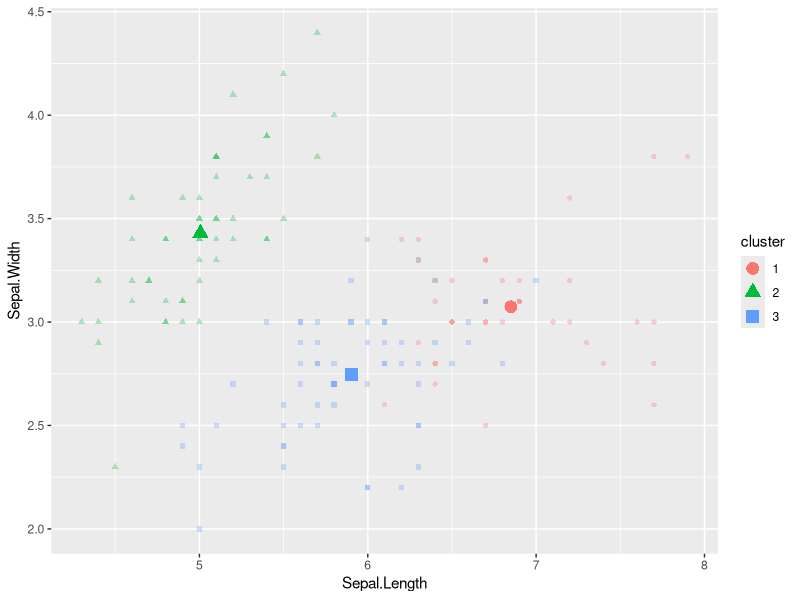
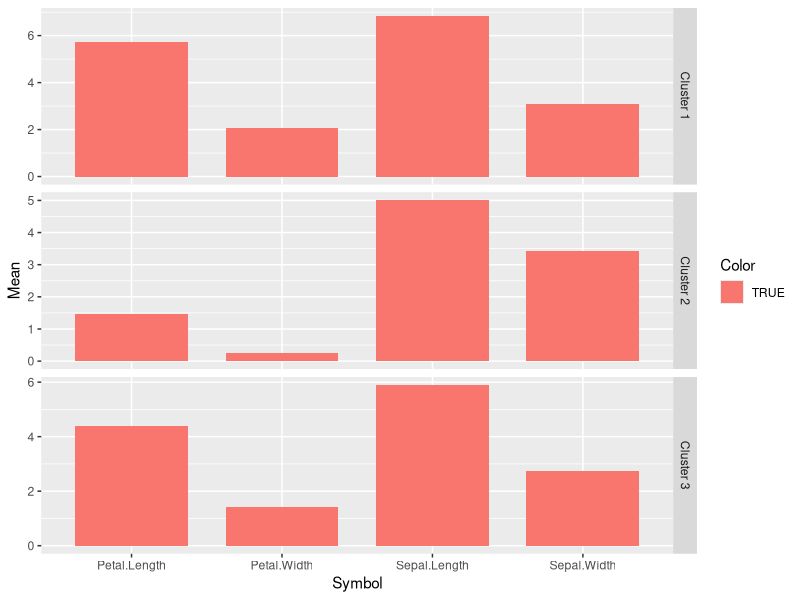

These charts were generated, in order, by the following R code:
help("kmeans")

R.version  #r version running

search()        # Shows the loaded packages

getOption("defaultPackages")

library()       # Shows the installed packages

#install.packages("ggplot2")
#install.packages("tidyr")

library(ggplot2)
search()

library("tidyr")
search()

#install.packages(c("tidyr", "devtools")) #tidyr for data handling

getwd()  #name of the working directory

dir()  # show files in the working directory

#to change working directory
#getting and setting the working directory
setwd("C:\\Users\\lenovo\\Desktop\\Rdatamining")

getwd()


#Kmeans clustering
data(iris)

#to get structure of data
str(iris)

iris2 <- iris
View(iris2)
str(iris2)

iris2$Species <- NULL #not to use species field
str(iris2)

km <- kmeans(iris2, 3)  # 3 clusters
km

?kmeans

km$size  #size of each cluster

km$centers

km$cluster

km$iter  #number of iterations used

iris2$cluster <- factor(km$cluster) #adding cluster label with each point
View(iris2)

km$withinss  #each cluster Sum of square error

#visulaizing clusters
I=iris2[c(1,2,5)]
View(I)  #data to plot

centers <- data.frame(cluster=factor(1:3), km$centers)
centers

ggplot(data=I, aes(x=Sepal.Length, y=Sepal.Width, color=cluster, shape=cluster)) +
  geom_point(alpha=.3)+
  geom_point(data=centers, aes(x=Sepal.Length, y=Sepal.Width), size=3, stroke=2)

#plotting mean of each variable within each cluster
centers=km$centers
t(centers)

centers <- as.data.frame(t(centers))
names(centers) <- paste("Cluster", 1:3)
centers

centers$Symbol <- row.names(centers)
centers$Symbol

centers <- gather(centers, "Cluster", "Mean", -Symbol)
centers$Color = centers$Mean > 0
ggplot(centers, aes(x=Symbol, y=Mean, fill=Color)) +
  geom_bar(stat='identity', position = "identity", width=.75) +
  facet_grid(Cluster ~ ., scales='free_y')

#comparing clusters with actual class species
table(iris$Species, km$cluster)

#other parameters setting
km1 <- kmeans(iris2, 2,5) #adding number of iteration
km1

table(iris$Species, km1$cluster) 
#may create confusion matrix

